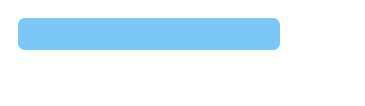
<?xml version="1.0" encoding="UTF-8"?>
<ui version="4.0">
 <class>message</class>
 <widget class="QWidget" name="message">
  <property name="geometry">
   <rect>
    <x>0</x>
    <y>0</y>
    <width>365</width>
    <height>106</height>
   </rect>
  </property>
  <property name="windowTitle">
   <string>Form</string>
  </property>
  <property name="styleSheet">
   <string notr="true">background-color:transparent;</string>
  </property>
  <layout class="QHBoxLayout" name="horizontalLayout_2">
   <property name="leftMargin">
    <number>0</number>
   </property>
   <property name="topMargin">
    <number>0</number>
   </property>
   <property name="rightMargin">
    <number>0</number>
   </property>
   <property name="bottomMargin">
    <number>0</number>
   </property>
   <item>
    <widget class="QWidget" name="widget_2" native="true">
     <property name="sizePolicy">
      <sizepolicy hsizetype="Preferred" vsizetype="Preferred">
       <horstretch>0</horstretch>
       <verstretch>0</verstretch>
      </sizepolicy>
     </property>
     <layout class="QGridLayout" name="gridLayout">
      <item row="0" column="1">
       <widget class="QWidget" name="widget_3" native="true">
        <property name="sizePolicy">
         <sizepolicy hsizetype="Preferred" vsizetype="Preferred">
          <horstretch>0</horstretch>
          <verstretch>0</verstretch>
         </sizepolicy>
        </property>
        <property name="minimumSize">
         <size>
          <width>61</width>
          <height>61</height>
         </size>
        </property>
        <widget class="QLabel" name="avatar">
         <property name="geometry">
          <rect>
           <x>0</x>
           <y>0</y>
           <width>61</width>
           <height>61</height>
          </rect>
         </property>
         <property name="sizePolicy">
          <sizepolicy hsizetype="Fixed" vsizetype="Fixed">
           <horstretch>0</horstretch>
           <verstretch>0</verstretch>
          </sizepolicy>
         </property>
         <property name="text">
          <string/>
         </property>
         <property name="pixmap">
          <pixmap>../../../../../../../Downloads/avatar512.png</pixmap>
         </property>
         <property name="scaledContents">
          <bool>true</bool>
         </property>
         <property name="alignment">
          <set>Qt::AlignCenter</set>
         </property>
         <property name="wordWrap">
          <bool>false</bool>
         </property>
         <property name="textInteractionFlags">
          <set>Qt::NoTextInteraction</set>
         </property>
        </widget>
       </widget>
      </item>
      <item row="0" column="0">
       <widget class="QWidget" name="widget" native="true">
        <layout class="QVBoxLayout" name="verticalLayout">
         <item>
          <widget class="QLabel" name="messageContent">
           <property name="sizePolicy">
            <sizepolicy hsizetype="Expanding" vsizetype="Preferred">
             <horstretch>0</horstretch>
             <verstretch>0</verstretch>
            </sizepolicy>
           </property>
           <property name="font">
            <font>
             <family>Arial</family>
             <pointsize>12</pointsize>
             <stylestrategy>PreferAntialias</stylestrategy>
            </font>
           </property>
           <property name="styleSheet">
            <string notr="true">/*OLD COLOR
background-color: rgb(242, 244, 248); */
background-color: rgb(123, 199, 248);
border: 0;
border-radius:7px;</string>
           </property>
           <property name="text">
            <string/>
           </property>
           <property name="scaledContents">
            <bool>false</bool>
           </property>
           <property name="alignment">
            <set>Qt::AlignLeading|Qt::AlignLeft|Qt::AlignTop</set>
           </property>
           <property name="wordWrap">
            <bool>true</bool>
           </property>
           <property name="margin">
            <number>4</number>
           </property>
           <property name="openExternalLinks">
            <bool>true</bool>
           </property>
           <property name="textInteractionFlags">
            <set>Qt::LinksAccessibleByMouse|Qt::TextSelectableByKeyboard|Qt::TextSelectableByMouse</set>
           </property>
          </widget>
         </item>
         <item>
          <widget class="QWidget" name="subMessageWidget" native="true">
           <layout class="QHBoxLayout" name="horizontalLayout">
            <item>
             <widget class="QLabel" name="timestamp">
              <property name="font">
               <font>
                <pointsize>8</pointsize>
               </font>
              </property>
              <property name="styleSheet">
               <string notr="true">color:grey;</string>
              </property>
              <property name="text">
               <string/>
              </property>
              <property name="alignment">
               <set>Qt::AlignLeading|Qt::AlignLeft|Qt::AlignVCenter</set>
              </property>
              <property name="openExternalLinks">
               <bool>true</bool>
              </property>
              <property name="textInteractionFlags">
               <set>Qt::LinksAccessibleByMouse</set>
              </property>
             </widget>
            </item>
            <item>
             <widget class="QLabel" name="sender">
              <property name="font">
               <font>
                <pointsize>8</pointsize>
               </font>
              </property>
              <property name="styleSheet">
               <string notr="true">color:grey;</string>
              </property>
              <property name="text">
               <string/>
              </property>
              <property name="alignment">
               <set>Qt::AlignRight|Qt::AlignTrailing|Qt::AlignVCenter</set>
              </property>
              <property name="openExternalLinks">
               <bool>true</bool>
              </property>
              <property name="textInteractionFlags">
               <set>Qt::LinksAccessibleByMouse|Qt::TextSelectableByKeyboard|Qt::TextSelectableByMouse</set>
              </property>
             </widget>
            </item>
           </layout>
          </widget>
         </item>
        </layout>
       </widget>
      </item>
     </layout>
    </widget>
   </item>
  </layout>
 </widget>
 <resources/>
 <connections/>
</ui>
